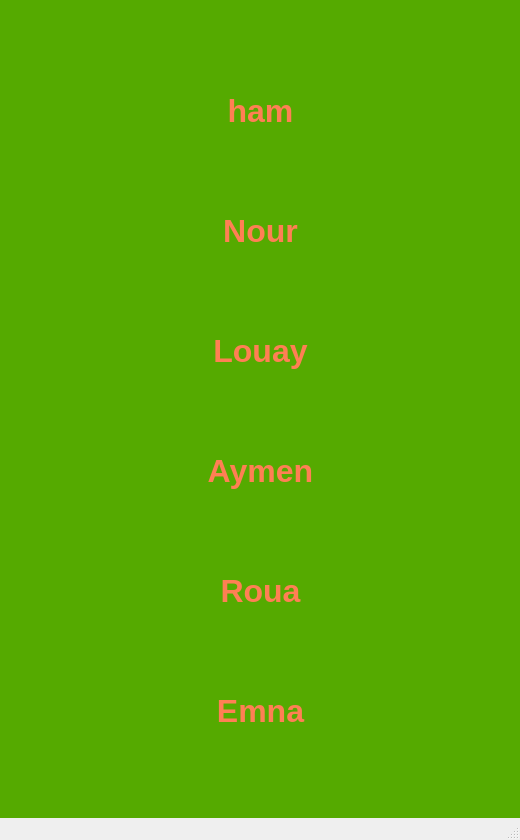
<?xml version="1.0" encoding="UTF-8"?>
<ui version="4.0">
 <class>Home</class>
 <widget class="QMainWindow" name="Home">
  <property name="geometry">
   <rect>
    <x>0</x>
    <y>0</y>
    <width>520</width>
    <height>840</height>
   </rect>
  </property>
  <property name="windowTitle">
   <string>MainWindow</string>
  </property>
  <property name="styleSheet">
   <string notr="true"/>
  </property>
  <widget class="QWidget" name="centralwidget">
   <widget class="QPushButton" name="Hamza">
    <property name="geometry">
     <rect>
      <x>100</x>
      <y>50</y>
      <width>321</width>
      <height>121</height>
     </rect>
    </property>
    <property name="font">
     <font>
      <pointsize>24</pointsize>
      <weight>75</weight>
      <bold>true</bold>
     </font>
    </property>
    <property name="styleSheet">
     <string notr="true">QPushButton {
color: rgb(255, 127, 84);
    background-color: transparent;
    border: none;

}

QPushButton:hover {
    background-color: rgba(255, 255, 255, 0.1);  
	color: rgb(0, 170, 0);
}
</string>
    </property>
    <property name="text">
     <string>ham</string>
    </property>
   </widget>
   <widget class="QLabel" name="label">
    <property name="geometry">
     <rect>
      <x>0</x>
      <y>-40</y>
      <width>521</width>
      <height>891</height>
     </rect>
    </property>
    <property name="styleSheet">
     <string notr="true">background-color: rgb(85, 170, 0);</string>
    </property>
    <property name="text">
     <string/>
    </property>
    <property name="pixmap">
     <pixmap resource="imgs.qrc">:/new/prefix1/pexels-kaique-rocha-775201.jpg</pixmap>
    </property>
    <property name="scaledContents">
     <bool>true</bool>
    </property>
   </widget>
   <widget class="QPushButton" name="Hamza_2">
    <property name="geometry">
     <rect>
      <x>100</x>
      <y>170</y>
      <width>321</width>
      <height>121</height>
     </rect>
    </property>
    <property name="font">
     <font>
      <pointsize>24</pointsize>
      <weight>75</weight>
      <bold>true</bold>
     </font>
    </property>
    <property name="styleSheet">
     <string notr="true">QPushButton {
color: rgb(255, 127, 84);
    background-color: transparent;
    border: none;

}

QPushButton:hover {
    background-color: rgba(255, 255, 255, 0.1);  
	color: rgb(0, 170, 0);
}
</string>
    </property>
    <property name="text">
     <string>Nour</string>
    </property>
   </widget>
   <widget class="QPushButton" name="Hamza_3">
    <property name="geometry">
     <rect>
      <x>100</x>
      <y>290</y>
      <width>321</width>
      <height>121</height>
     </rect>
    </property>
    <property name="font">
     <font>
      <pointsize>24</pointsize>
      <weight>75</weight>
      <bold>true</bold>
     </font>
    </property>
    <property name="styleSheet">
     <string notr="true">QPushButton {
color: rgb(255, 127, 84);
    background-color: transparent;
    border: none;

}

QPushButton:hover {
    background-color: rgba(255, 255, 255, 0.1);  
	color: rgb(0, 170, 0);
}
</string>
    </property>
    <property name="text">
     <string>Louay</string>
    </property>
   </widget>
   <widget class="QPushButton" name="Hamza_4">
    <property name="geometry">
     <rect>
      <x>100</x>
      <y>410</y>
      <width>321</width>
      <height>121</height>
     </rect>
    </property>
    <property name="font">
     <font>
      <pointsize>24</pointsize>
      <weight>75</weight>
      <bold>true</bold>
     </font>
    </property>
    <property name="styleSheet">
     <string notr="true">QPushButton {
color: rgb(255, 127, 84);
    background-color: transparent;
    border: none;

}

QPushButton:hover {
    background-color: rgba(255, 255, 255, 0.1);  
	color: rgb(0, 170, 0);
}
</string>
    </property>
    <property name="text">
     <string>Aymen</string>
    </property>
   </widget>
   <widget class="QPushButton" name="Hamza_5">
    <property name="geometry">
     <rect>
      <x>100</x>
      <y>530</y>
      <width>321</width>
      <height>121</height>
     </rect>
    </property>
    <property name="font">
     <font>
      <pointsize>24</pointsize>
      <weight>75</weight>
      <bold>true</bold>
     </font>
    </property>
    <property name="styleSheet">
     <string notr="true">QPushButton {
color: rgb(255, 127, 84);
    background-color: transparent;
    border: none;

}

QPushButton:hover {
    background-color: rgba(255, 255, 255, 0.1);  
	color: rgb(0, 170, 0);
}
</string>
    </property>
    <property name="text">
     <string>Roua</string>
    </property>
   </widget>
   <widget class="QPushButton" name="Hamza_6">
    <property name="geometry">
     <rect>
      <x>100</x>
      <y>650</y>
      <width>321</width>
      <height>121</height>
     </rect>
    </property>
    <property name="font">
     <font>
      <pointsize>24</pointsize>
      <weight>75</weight>
      <bold>true</bold>
     </font>
    </property>
    <property name="styleSheet">
     <string notr="true">QPushButton {
color: rgb(255, 127, 84);
    background-color: transparent;
    border: none;

}

QPushButton:hover {
    background-color: rgba(255, 255, 255, 0.1);  
	color: rgb(0, 170, 0);
}
</string>
    </property>
    <property name="text">
     <string>Emna</string>
    </property>
   </widget>
   <zorder>label</zorder>
   <zorder>Hamza</zorder>
   <zorder>Hamza_2</zorder>
   <zorder>Hamza_3</zorder>
   <zorder>Hamza_4</zorder>
   <zorder>Hamza_5</zorder>
   <zorder>Hamza_6</zorder>
  </widget>
  <widget class="QMenuBar" name="menubar">
   <property name="geometry">
    <rect>
     <x>0</x>
     <y>0</y>
     <width>520</width>
     <height>22</height>
    </rect>
   </property>
  </widget>
  <widget class="QStatusBar" name="statusbar"/>
 </widget>
 <resources>
  <include location="imgs.qrc"/>
 </resources>
 <connections/>
</ui>
